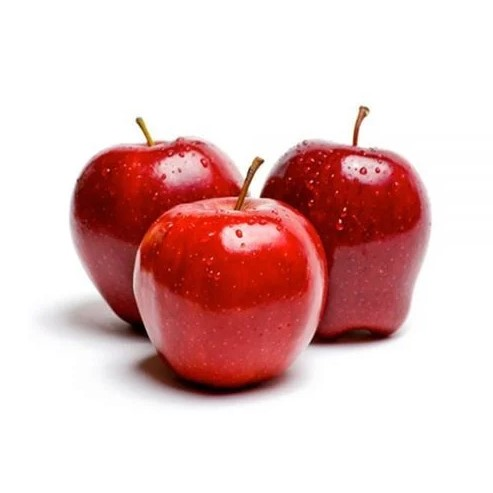
#> input picture resource/apple.jpg, 493 x 493 px, found by its file name
$ python Watershed.py
#> lines starting #> are read from the running program, lines starting #| are printed output that depends on the picture
'''
Author: Manohar Mukku
Date: 06.12.2018
Desc: Watershed Segmentation algorithm
GitHub: https://github.com/manoharmukku/watershed-segmentation
'''

import sys
import cv2
import numpy
import matplotlib.pyplot as plt
from datetime import datetime

def neighbourhood(image, x, y):
    # Save the neighbourhood pixel's values in a dictionary
    neighbour_region_numbers = {}
    for i in range(-1, 2):
        for j in range(-1, 2):
            if (i == 0 and j == 0):
                continue
            if (x+i < 0 or y+j < 0): # If coordinates out of image range, skip
                continue
            if (x+i >= image.shape[0] or y+j >= image.shape[1]): # If coordinates out of image range, skip
                continue
            if (neighbour_region_numbers.get(image[x+i][y+j]) == None):
                neighbour_region_numbers[image[x+i][y+j]] = 1 # Create entry in dictionary if not already present
            else:
                neighbour_region_numbers[image[x+i][y+j]] += 1 # Increase count in dictionary if already present

    # Remove the key - 0 if exists
    if (neighbour_region_numbers.get(0) != None):
        del neighbour_region_numbers[0]

    # Get the keys of the dictionary
    keys = list(neighbour_region_numbers)

    # Sort the keys for ease of checking
    keys.sort()

    if (keys[0] == -1):
        if (len(keys) == 1): # Separate region
            return -1
        elif (len(keys) == 2): # Part of another region
            return keys[1]
        else: # Watershed
            return 0
    else:
        if (len(keys) == 1): # Part of another region
            return keys[0]
        else: # Watershed
            return 0

def watershed_segmentation(image):
    # Convert to grayscale if image has multiple channels
    if len(image.shape) > 2:
        image = cv2.cvtColor(image, cv2.COLOR_BGR2GRAY)

    # Create a list of pixel intensities along with their coordinates
    intensity_list = []
    for x in range(image.shape[0]):
        for y in range(image.shape[1]):
            # Append the tuple (pixel_intensity, xy-coord) to the end of the list
            intensity_list.append((image[x][y], (x, y)))

    # Sort the list with respect to their pixel intensities, in ascending order
    intensity_list.sort()

    # Create an empty segmented_image numpy ndarray initialized to -1's
    segmented_image = numpy.full(image.shape, -1, dtype=int)

    # Iterate the intensity_list in ascending order and update the segmented image
    region_number = 0
    for i in range(len(intensity_list)):
        # Print iteration number in terminal for clarity
        sys.stdout.write("\rPixel {} of {}...".format(i, len(intensity_list)))
        sys.stdout.flush()

        # Get the pixel intensity and the x,y coordinates
        intensity = intensity_list[i][0]
        x = intensity_list[i][1][0]
        y = intensity_list[i][1][1]

        # Get the region number of the current pixel's region by checking its neighbouring pixels
        region_status = neighbourhood(segmented_image, x, y)

        # Assign region number (or) watershed accordingly, at pixel (x, y) of the segmented image
        if (region_status == -1): # Separate region
            region_number += 1
            segmented_image[x][y] = region_number
        elif (region_status == 0): # Watershed
            segmented_image[x][y] = 0
        else: # Part of another region
            segmented_image[x][y] = region_status

    # Return the segmented image
    return segmented_image


def main():
    # Read the input image
    directory = r"E:\1. Documente Facultate\_Master SIVA Anul 1, SEM 2\CV2\foreground_background_segmentation_graph_cut"
    image = 'apple.jpg'
    img = cv2.imread(directory + '/resource/' + image)
#> img is the input picture: shape (493, 493, 3); mean B, G, R 193.6, 194.4, 228.2
    img = cv2.cvtColor(img, cv2.COLOR_BGR2RGB)
    resize = (128, 128)
    img = cv2.resize(img, resize)
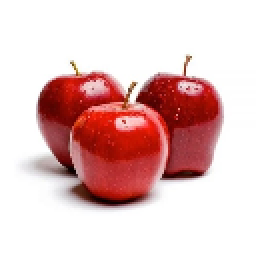
#> img: shape (128, 128, 3) (shown 2 times larger); mean R, G, B 228.2, 194.3, 193.5

    # Perform segmentation using watershed_segmentation on the input image
    start = datetime.now()
    segmented_image = watershed_segmentation(img)
#> in watershed_segmentation, `image = cv2.cvtColor(image, cv2.COLOR_BGR2GRAY)`:
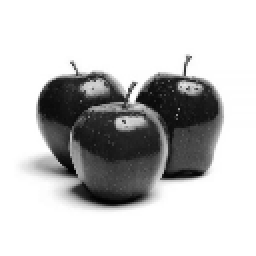
#> image: shape (128, 128) (shown 2 times larger); min 1, max 255, mean 197.9
#> after the loop in watershed_segmentation, `for x in range(image.shape[0]):`: intensity_list = 16384 items
#> the loop in watershed_segmentation, `for i in range(len(intensity_list)):` made 16384 passes
#> (intensity, x, y, region_status) on passes 1 to 12: (1, 85, 35, -1), (1, 100, 51, -1), (1, 100, 52, 2), (2, 84, 35, 1), (2, 85, 36, 1), (2, 99, 49, -1), (2, 100, 53, 2), (2, 101, 55, -1), (2, 101, 56, 4), (2, 101, 57, 4), (2, 101, 58, 4), (3, 84, 36, 1)
#> (intensity, x, y, region_status) on passes 61 to 66: (8, 87, 95, 8), (8, 88, 85, 0), (8, 99, 65, 5), (8, 99, 66, 5), (8, 99, 67, 5), (8, 100, 48, 0)
#> (printed output is left out)
#> after the loop in watershed_segmentation, `for i in range(len(intensity_list)):`:
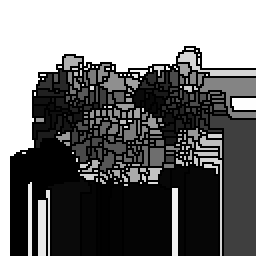
#> segmented_image: shape (128, 128) int64 (shown 2 times larger); min 0, max 303, mean 132.8; drawn with min black and max white
#> after the loop in watershed_segmentation, `for i in range(len(intensity_list)):`: region_number = 303
    print('Segmentation time:', datetime.now() - start, 's')

    # Save the segmented image as png to disk
    cv2.imwrite(directory + "/resource\segmented_" + image, segmented_image)
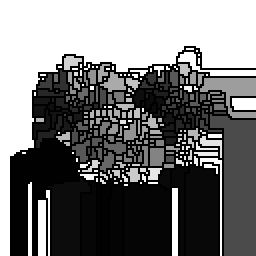
#> saved as segmented_apple.jpg: shape (128, 128) (shown 2 times larger); min 0, max 255, mean 117.1

    # Show the segmented image and original image side by side
    img_output = cv2.imread(directory + "/resource\segmented_" + image, 0)
#> img_output: shape (128, 128); min 0, max 255, mean 117.1
    img_output = cv2.resize(img_output, resize)
    img_output = cv2.cvtColor(img_output, cv2.COLOR_GRAY2RGB)
#> img_output: shape (128, 128, 3)

    fig, axs = plt.subplots(1, 2, figsize=(10, 5))
    axs[0].imshow(img)
    axs[0].set_title('Original image')
    axs[1].imshow(img_output)
    axs[1].set_title('Watershed segmentation result')

    plt.savefig(directory + '/resource/segmentation_' + image)

if __name__ == "__main__":
    main()

$ run again, with resource/red_dot.jpg copied over resource/apple.jpg
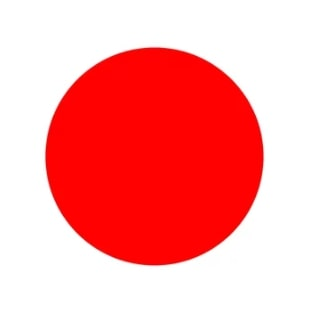
#> input picture resource/red_dot.jpg, 311 x 312 px, found by its file name
#> in main, img is the input picture: shape (312, 311, 3); mean B, G, R 157.2, 157.2, 254.1
#> after the loop in watershed_segmentation, `for x in range(image.shape[0]):`: intensity_list = 16384 items
#> the loop in watershed_segmentation, `for i in range(len(intensity_list)):` made 16384 passes
#> (intensity, x, y, region_status) on passes 1 to 8: (28, 35, 31, -1), (29, 21, 56, -1), (29, 21, 61, -1), (29, 21, 62, 3), (29, 21, 63, 3), (29, 21, 64, 3), (29, 21, 65, 3), (29, 21, 67, -1)
#> (printed output is left out)
#> after the loop in watershed_segmentation, `for i in range(len(intensity_list)):`:
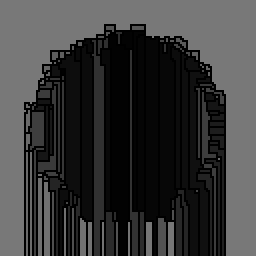
#> segmented_image: shape (128, 128) int64 (shown 2 times larger); min 0, max 120, mean 56.8
#> after the loop in watershed_segmentation, `for i in range(len(intensity_list)):`: region_number = 120
#> in main, `plt.savefig(directory + '/resource/segmentation_' + image)`:
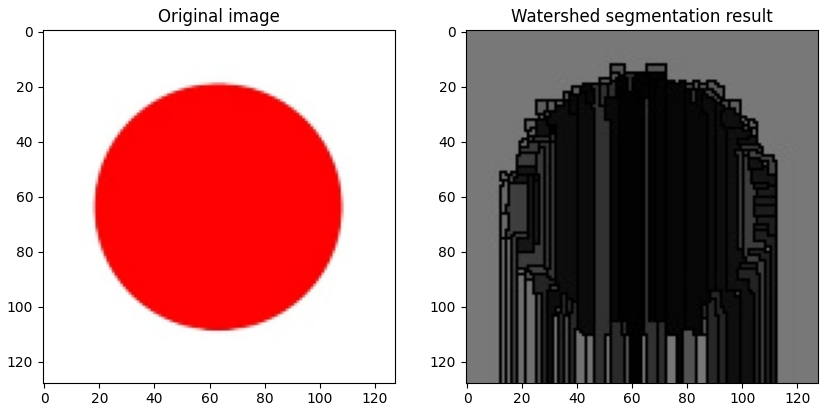
#> figure drawn by matplotlib, 2 panels

$ run again, with resource/segmentation_dog.jpg copied over resource/apple.jpg
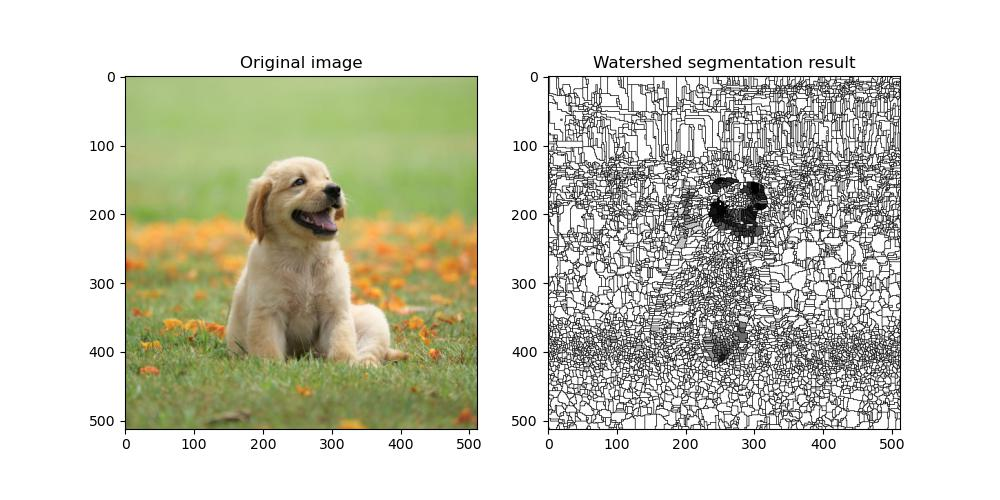
#> input picture resource/segmentation_dog.jpg, 1000 x 500 px, found by its file name
#> in main, img is the input picture: shape (500, 1000, 3); mean B, G, R 192.5, 207.6, 207.2
#> after the loop in watershed_segmentation, `for x in range(image.shape[0]):`: intensity_list = 16384 items
#> the loop in watershed_segmentation, `for i in range(len(intensity_list)):` made 16384 passes
#> (intensity, x, y, region_status) on passes 1 to 8: (0, 48, 96, -1), (1, 47, 96, 1), (1, 53, 92, -1), (4, 54, 92, 2), (5, 15, 82, -1), (6, 52, 91, 2), (7, 15, 93, -1), (7, 46, 91, -1)
#> (printed output is left out)
#> after the loop in watershed_segmentation, `for i in range(len(intensity_list)):`:
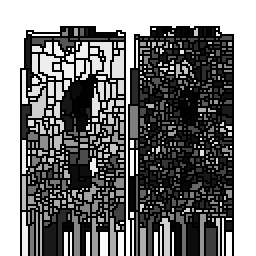
#> segmented_image: shape (128, 128) int64 (shown 2 times larger); min 0, max 816, mean 382.4; drawn with min black and max white
#> after the loop in watershed_segmentation, `for i in range(len(intensity_list)):`: region_number = 816
#> in main, `cv2.imwrite(directory + "/resource\segmented_" + image, segmented_image)`:
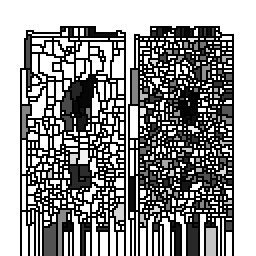
#> saved as segmented_apple.jpg: shape (128, 128) (shown 2 times larger); min 0, max 255, mean 146.8

$ run again, with resource/segmentation_flower.jpg copied over resource/apple.jpg
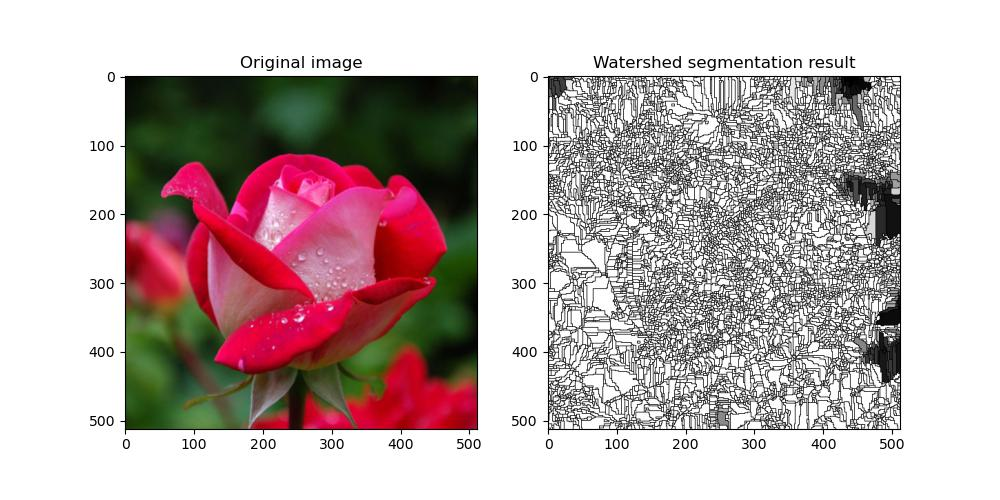
#> input picture resource/segmentation_flower.jpg, 1000 x 500 px, found by its file name
#> in main, img is the input picture: shape (500, 1000, 3); mean B, G, R 177.6, 178, 192.6
#> after the loop in watershed_segmentation, `for x in range(image.shape[0]):`: intensity_list = 16384 items
#> the loop in watershed_segmentation, `for i in range(len(intensity_list)):` made 16384 passes
#> (intensity, x, y, region_status) on passes 1 to 8: (2, 20, 108, -1), (2, 20, 109, 1), (4, 20, 55, -1), (4, 21, 55, 2), (5, 15, 82, -1), (5, 20, 54, 2), (5, 21, 109, 1), (5, 22, 109, 1)
#> (printed output is left out)
#> after the loop in watershed_segmentation, `for i in range(len(intensity_list)):`:
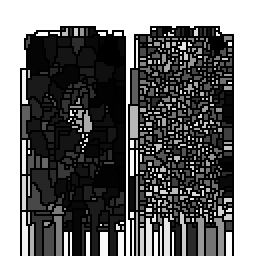
#> segmented_image: shape (128, 128) int64 (shown 2 times larger); min 0, max 695, mean 288.6; drawn with min black and max white
#> after the loop in watershed_segmentation, `for i in range(len(intensity_list)):`: region_number = 695
#> in main, `cv2.imwrite(directory + "/resource\segmented_" + image, segmented_image)`:
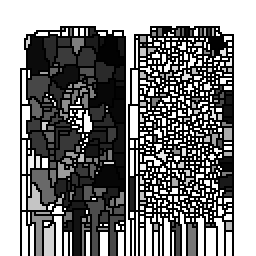
#> saved as segmented_apple.jpg: shape (128, 128) (shown 2 times larger); min 0, max 255, mean 131
